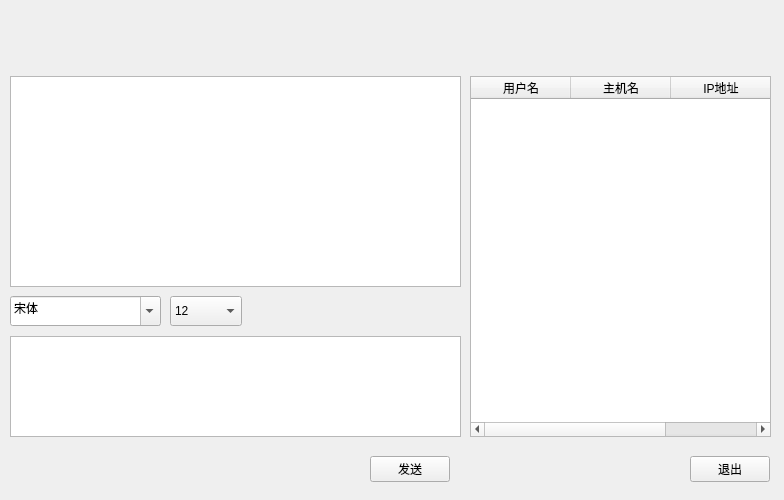
<?xml version="1.0" encoding="UTF-8"?>
<ui version="4.0">
 <class>Widget</class>
 <widget class="QWidget" name="Widget">
  <property name="geometry">
   <rect>
    <x>0</x>
    <y>0</y>
    <width>784</width>
    <height>500</height>
   </rect>
  </property>
  <property name="windowTitle">
   <string>Widget</string>
  </property>
  <property name="styleSheet">
   <string notr="true">QWidget#widget{
	background-image: url(:/pic/widget-top.png);
}</string>
  </property>
  <widget class="QTextBrowser" name="messageBrower">
   <property name="geometry">
    <rect>
     <x>10</x>
     <y>76</y>
     <width>451</width>
     <height>211</height>
    </rect>
   </property>
  </widget>
  <widget class="QFontComboBox" name="fontComBox">
   <property name="geometry">
    <rect>
     <x>10</x>
     <y>296</y>
     <width>151</width>
     <height>30</height>
    </rect>
   </property>
   <property name="currentText">
    <string>宋体</string>
   </property>
  </widget>
  <widget class="QComboBox" name="sizeComboBox">
   <property name="geometry">
    <rect>
     <x>170</x>
     <y>296</y>
     <width>72</width>
     <height>30</height>
    </rect>
   </property>
   <property name="currentIndex">
    <number>3</number>
   </property>
   <item>
    <property name="text">
     <string>9</string>
    </property>
   </item>
   <item>
    <property name="text">
     <string>10</string>
    </property>
   </item>
   <item>
    <property name="text">
     <string>11</string>
    </property>
   </item>
   <item>
    <property name="text">
     <string>12</string>
    </property>
   </item>
   <item>
    <property name="text">
     <string>13</string>
    </property>
   </item>
   <item>
    <property name="text">
     <string>14</string>
    </property>
   </item>
   <item>
    <property name="text">
     <string>15</string>
    </property>
   </item>
   <item>
    <property name="text">
     <string>16</string>
    </property>
   </item>
   <item>
    <property name="text">
     <string>17</string>
    </property>
   </item>
  </widget>
  <widget class="QToolButton" name="boldToolBtn">
   <property name="geometry">
    <rect>
     <x>250</x>
     <y>296</y>
     <width>30</width>
     <height>30</height>
    </rect>
   </property>
   <property name="toolTip">
    <string>加粗</string>
   </property>
   <property name="text">
    <string/>
   </property>
   <property name="icon">
    <iconset resource="images.qrc">
     <normaloff>:/pic/Bold.png</normaloff>:/pic/Bold.png</iconset>
   </property>
   <property name="iconSize">
    <size>
     <width>20</width>
     <height>20</height>
    </size>
   </property>
   <property name="checkable">
    <bool>true</bool>
   </property>
   <property name="autoRaise">
    <bool>true</bool>
   </property>
  </widget>
  <widget class="QToolButton" name="italicToolBtn">
   <property name="geometry">
    <rect>
     <x>280</x>
     <y>296</y>
     <width>30</width>
     <height>30</height>
    </rect>
   </property>
   <property name="toolTip">
    <string>倾斜</string>
   </property>
   <property name="text">
    <string/>
   </property>
   <property name="icon">
    <iconset resource="images.qrc">
     <normaloff>:/pic/Italic.png</normaloff>:/pic/Italic.png</iconset>
   </property>
   <property name="iconSize">
    <size>
     <width>20</width>
     <height>20</height>
    </size>
   </property>
   <property name="checkable">
    <bool>true</bool>
   </property>
   <property name="autoRaise">
    <bool>true</bool>
   </property>
  </widget>
  <widget class="QToolButton" name="underlineToolBtn">
   <property name="geometry">
    <rect>
     <x>310</x>
     <y>296</y>
     <width>30</width>
     <height>30</height>
    </rect>
   </property>
   <property name="toolTip">
    <string>下划线</string>
   </property>
   <property name="text">
    <string/>
   </property>
   <property name="icon">
    <iconset resource="images.qrc">
     <normaloff>:/pic/Underline.png</normaloff>:/pic/Underline.png</iconset>
   </property>
   <property name="iconSize">
    <size>
     <width>20</width>
     <height>20</height>
    </size>
   </property>
   <property name="checkable">
    <bool>true</bool>
   </property>
   <property name="autoRaise">
    <bool>true</bool>
   </property>
  </widget>
  <widget class="QToolButton" name="colorToolBtn">
   <property name="geometry">
    <rect>
     <x>340</x>
     <y>296</y>
     <width>30</width>
     <height>30</height>
    </rect>
   </property>
   <property name="toolTip">
    <string>更改颜色字体</string>
   </property>
   <property name="text">
    <string/>
   </property>
   <property name="icon">
    <iconset resource="images.qrc">
     <normaloff>:/pic/Color.png</normaloff>:/pic/Color.png</iconset>
   </property>
   <property name="iconSize">
    <size>
     <width>20</width>
     <height>20</height>
    </size>
   </property>
   <property name="autoRaise">
    <bool>true</bool>
   </property>
  </widget>
  <widget class="QToolButton" name="sendToolBtn">
   <property name="geometry">
    <rect>
     <x>370</x>
     <y>296</y>
     <width>30</width>
     <height>30</height>
    </rect>
   </property>
   <property name="toolTip">
    <string>传输文件</string>
   </property>
   <property name="text">
    <string/>
   </property>
   <property name="icon">
    <iconset resource="images.qrc">
     <normaloff>:/pic/Document.png</normaloff>:/pic/Document.png</iconset>
   </property>
   <property name="iconSize">
    <size>
     <width>20</width>
     <height>20</height>
    </size>
   </property>
   <property name="autoRaise">
    <bool>true</bool>
   </property>
  </widget>
  <widget class="QToolButton" name="saveToolBtn">
   <property name="geometry">
    <rect>
     <x>400</x>
     <y>296</y>
     <width>30</width>
     <height>30</height>
    </rect>
   </property>
   <property name="toolTip">
    <string>保存聊天记录</string>
   </property>
   <property name="text">
    <string/>
   </property>
   <property name="icon">
    <iconset resource="images.qrc">
     <normaloff>:/pic/Download.png</normaloff>:/pic/Download.png</iconset>
   </property>
   <property name="iconSize">
    <size>
     <width>20</width>
     <height>20</height>
    </size>
   </property>
   <property name="autoRaise">
    <bool>true</bool>
   </property>
  </widget>
  <widget class="QToolButton" name="clearToolBtn">
   <property name="geometry">
    <rect>
     <x>430</x>
     <y>296</y>
     <width>30</width>
     <height>30</height>
    </rect>
   </property>
   <property name="toolTip">
    <string>清空聊天记录</string>
   </property>
   <property name="text">
    <string/>
   </property>
   <property name="icon">
    <iconset resource="images.qrc">
     <normaloff>:/pic/Clear.png</normaloff>:/pic/Clear.png</iconset>
   </property>
   <property name="iconSize">
    <size>
     <width>20</width>
     <height>20</height>
    </size>
   </property>
   <property name="autoRaise">
    <bool>true</bool>
   </property>
  </widget>
  <widget class="QTextEdit" name="messageTextEdit">
   <property name="geometry">
    <rect>
     <x>10</x>
     <y>336</y>
     <width>451</width>
     <height>101</height>
    </rect>
   </property>
  </widget>
  <widget class="QTableWidget" name="userTableWidget">
   <property name="geometry">
    <rect>
     <x>470</x>
     <y>76</y>
     <width>301</width>
     <height>361</height>
    </rect>
   </property>
   <property name="selectionMode">
    <enum>QAbstractItemView::SingleSelection</enum>
   </property>
   <property name="selectionBehavior">
    <enum>QAbstractItemView::SelectRows</enum>
   </property>
   <property name="showGrid">
    <bool>false</bool>
   </property>
   <column>
    <property name="text">
     <string>用户名</string>
    </property>
   </column>
   <column>
    <property name="text">
     <string>主机名</string>
    </property>
   </column>
   <column>
    <property name="text">
     <string>IP地址</string>
    </property>
   </column>
  </widget>
  <widget class="QPushButton" name="sendPushButton">
   <property name="geometry">
    <rect>
     <x>370</x>
     <y>456</y>
     <width>80</width>
     <height>26</height>
    </rect>
   </property>
   <property name="text">
    <string>发送</string>
   </property>
  </widget>
  <widget class="QPushButton" name="exitPushButton">
   <property name="geometry">
    <rect>
     <x>690</x>
     <y>456</y>
     <width>80</width>
     <height>26</height>
    </rect>
   </property>
   <property name="text">
    <string>退出</string>
   </property>
  </widget>
  <widget class="QLabel" name="userNumLabel">
   <property name="geometry">
    <rect>
     <x>50</x>
     <y>456</y>
     <width>101</width>
     <height>26</height>
    </rect>
   </property>
   <property name="text">
    <string/>
   </property>
  </widget>
  <widget class="QWidget" name="widget" native="true">
   <property name="geometry">
    <rect>
     <x>0</x>
     <y>0</y>
     <width>784</width>
     <height>70</height>
    </rect>
   </property>
   <widget class="QToolButton" name="toolButton">
    <property name="geometry">
     <rect>
      <x>734</x>
      <y>0</y>
      <width>50</width>
      <height>30</height>
     </rect>
    </property>
    <property name="text">
     <string/>
    </property>
    <property name="icon">
     <iconset resource="images.qrc">
      <normaloff>:/pic/iconmonstr-x-mark-5-240.png</normaloff>:/pic/iconmonstr-x-mark-5-240.png</iconset>
    </property>
    <property name="iconSize">
     <size>
      <width>30</width>
      <height>30</height>
     </size>
    </property>
    <property name="autoRaise">
     <bool>true</bool>
    </property>
   </widget>
  </widget>
  <widget class="QLabel" name="panda">
   <property name="geometry">
    <rect>
     <x>510</x>
     <y>460</y>
     <width>72</width>
     <height>15</height>
    </rect>
   </property>
   <property name="text">
    <string/>
   </property>
  </widget>
 </widget>
 <layoutdefault spacing="6" margin="11"/>
 <resources>
  <include location="images.qrc"/>
 </resources>
 <connections/>
</ui>
